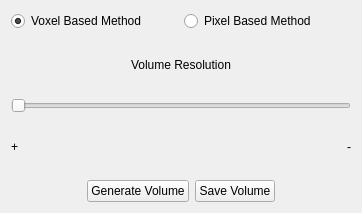
<?xml version="1.0" encoding="UTF-8"?>
<ui version="4.0">
 <class>VolumeReconstructionWidget</class>
 <widget class="QWidget" name="VolumeReconstructionWidget">
  <property name="geometry">
   <rect>
    <x>0</x>
    <y>0</y>
    <width>362</width>
    <height>213</height>
   </rect>
  </property>
  <property name="windowTitle">
   <string>VolumeReconstructionWidget</string>
  </property>
  <layout class="QHBoxLayout" name="horizontalLayout_5">
   <item>
    <layout class="QVBoxLayout" name="verticalLayout">
     <item>
      <layout class="QHBoxLayout" name="horizontalLayout">
       <item>
        <widget class="QRadioButton" name="voxelMethod">
         <property name="text">
          <string>Voxel Based Method</string>
         </property>
         <property name="checked">
          <bool>true</bool>
         </property>
        </widget>
       </item>
       <item>
        <widget class="QRadioButton" name="pixelMethod">
         <property name="text">
          <string>Pixel Based Method</string>
         </property>
        </widget>
       </item>
      </layout>
     </item>
     <item>
      <layout class="QHBoxLayout" name="horizontalLayout_6">
       <item>
        <spacer name="horizontalSpacer_5">
         <property name="orientation">
          <enum>Qt::Horizontal</enum>
         </property>
         <property name="sizeHint" stdset="0">
          <size>
           <width>40</width>
           <height>20</height>
          </size>
         </property>
        </spacer>
       </item>
       <item>
        <widget class="QLabel" name="label">
         <property name="text">
          <string>Volume Resolution</string>
         </property>
        </widget>
       </item>
       <item>
        <spacer name="horizontalSpacer_6">
         <property name="orientation">
          <enum>Qt::Horizontal</enum>
         </property>
         <property name="sizeHint" stdset="0">
          <size>
           <width>40</width>
           <height>20</height>
          </size>
         </property>
        </spacer>
       </item>
      </layout>
     </item>
     <item>
      <widget class="QSlider" name="resolution">
       <property name="orientation">
        <enum>Qt::Horizontal</enum>
       </property>
      </widget>
     </item>
     <item>
      <layout class="QHBoxLayout" name="horizontalLayout_7">
       <item>
        <widget class="QLabel" name="label_3">
         <property name="text">
          <string>+</string>
         </property>
        </widget>
       </item>
       <item>
        <spacer name="horizontalSpacer_7">
         <property name="orientation">
          <enum>Qt::Horizontal</enum>
         </property>
         <property name="sizeHint" stdset="0">
          <size>
           <width>40</width>
           <height>20</height>
          </size>
         </property>
        </spacer>
       </item>
       <item>
        <widget class="QLabel" name="label_2">
         <property name="text">
          <string>-</string>
         </property>
        </widget>
       </item>
      </layout>
     </item>
     <item>
      <layout class="QHBoxLayout" name="horizontalLayout_4">
       <item>
        <spacer name="horizontalSpacer">
         <property name="orientation">
          <enum>Qt::Horizontal</enum>
         </property>
         <property name="sizeHint" stdset="0">
          <size>
           <width>40</width>
           <height>20</height>
          </size>
         </property>
        </spacer>
       </item>
       <item>
        <widget class="QPushButton" name="generate">
         <property name="text">
          <string>Generate Volume</string>
         </property>
        </widget>
       </item>
       <item>
        <widget class="QPushButton" name="save">
         <property name="text">
          <string>Save Volume</string>
         </property>
        </widget>
       </item>
       <item>
        <spacer name="horizontalSpacer_2">
         <property name="orientation">
          <enum>Qt::Horizontal</enum>
         </property>
         <property name="sizeHint" stdset="0">
          <size>
           <width>40</width>
           <height>20</height>
          </size>
         </property>
        </spacer>
       </item>
      </layout>
     </item>
    </layout>
   </item>
  </layout>
 </widget>
 <layoutdefault spacing="6" margin="11"/>
 <resources/>
 <connections>
  <connection>
   <sender>generate</sender>
   <signal>clicked()</signal>
   <receiver>VolumeReconstructionWidget</receiver>
   <slot>generate()</slot>
   <hints>
    <hint type="sourcelabel">
     <x>168</x>
     <y>71</y>
    </hint>
    <hint type="destinationlabel">
     <x>255</x>
     <y>82</y>
    </hint>
   </hints>
  </connection>
  <connection>
   <sender>save</sender>
   <signal>clicked()</signal>
   <receiver>VolumeReconstructionWidget</receiver>
   <slot>save()</slot>
   <hints>
    <hint type="sourcelabel">
     <x>171</x>
     <y>214</y>
    </hint>
    <hint type="destinationlabel">
     <x>254</x>
     <y>221</y>
    </hint>
   </hints>
  </connection>
  <connection>
   <sender>resolution</sender>
   <signal>valueChanged(int)</signal>
   <receiver>VolumeReconstructionWidget</receiver>
   <slot>setResolution(int)</slot>
   <hints>
    <hint type="sourcelabel">
     <x>282</x>
     <y>90</y>
    </hint>
    <hint type="destinationlabel">
     <x>315</x>
     <y>92</y>
    </hint>
   </hints>
  </connection>
 </connections>
 <slots>
  <slot>generate()</slot>
  <slot>save()</slot>
  <slot>setResolution(int)</slot>
 </slots>
</ui>
